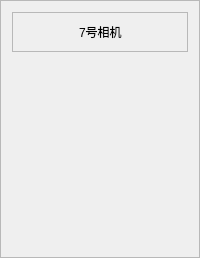
       <widget class="QFrame" name="frame_83">
        <property name="frameShape">
         <enum>QFrame::StyledPanel</enum>
        </property>
        <property name="frameShadow">
         <enum>QFrame::Raised</enum>
        </property>
        <layout class="QGridLayout" name="gridLayout_89">
         <item row="3" column="0">
          <spacer name="verticalSpacer_16">
           <property name="orientation">
            <enum>Qt::Vertical</enum>
           </property>
           <property name="sizeType">
            <enum>QSizePolicy::Expanding</enum>
           </property>
           <property name="sizeHint" stdset="0">
            <size>
             <width>20</width>
             <height>20</height>
            </size>
           </property>
          </spacer>
         </item>
         <item row="0" column="0">
          <widget class="QFrame" name="frame7">
           <property name="maximumSize">
            <size>
             <width>16777215</width>
             <height>70</height>
            </size>
           </property>
           <property name="frameShape">
            <enum>QFrame::StyledPanel</enum>
           </property>
           <property name="frameShadow">
            <enum>QFrame::Raised</enum>
           </property>
           <layout class="QGridLayout" name="gridLayout_86">
            <item row="0" column="0">
             <spacer name="horizontalSpacer_15">
              <property name="orientation">
               <enum>Qt::Horizontal</enum>
              </property>
              <property name="sizeHint" stdset="0">
               <size>
                <width>40</width>
                <height>20</height>
               </size>
              </property>
             </spacer>
            </item>
            <item row="0" column="1">
             <widget class="QLabel" name="label_125">
              <property name="text">
               <string>7号相机</string>
              </property>
             </widget>
            </item>
            <item row="0" column="2">
             <spacer name="horizontalSpacer_16">
              <property name="orientation">
               <enum>Qt::Horizontal</enum>
              </property>
              <property name="sizeHint" stdset="0">
               <size>
                <width>40</width>
                <height>20</height>
               </size>
              </property>
             </spacer>
            </item>
           </layout>
          </widget>
         </item>
         <item row="1" column="0">
          <spacer name="verticalSpacer_15">
           <property name="orientation">
            <enum>Qt::Vertical</enum>
           </property>
           <property name="sizeType">
            <enum>QSizePolicy::Expanding</enum>
           </property>
           <property name="sizeHint" stdset="0">
            <size>
             <width>20</width>
             <height>20</height>
            </size>
           </property>
          </spacer>
         </item>
         <item row="2" column="0">
          <widget class="QLabel" name="label7">
           <property name="minimumSize">
            <size>
             <width>0</width>
             <height>148</height>
            </size>
           </property>
           <property name="text">
            <string/>
           </property>
          </widget>
         </item>
        </layout>
       </widget>
